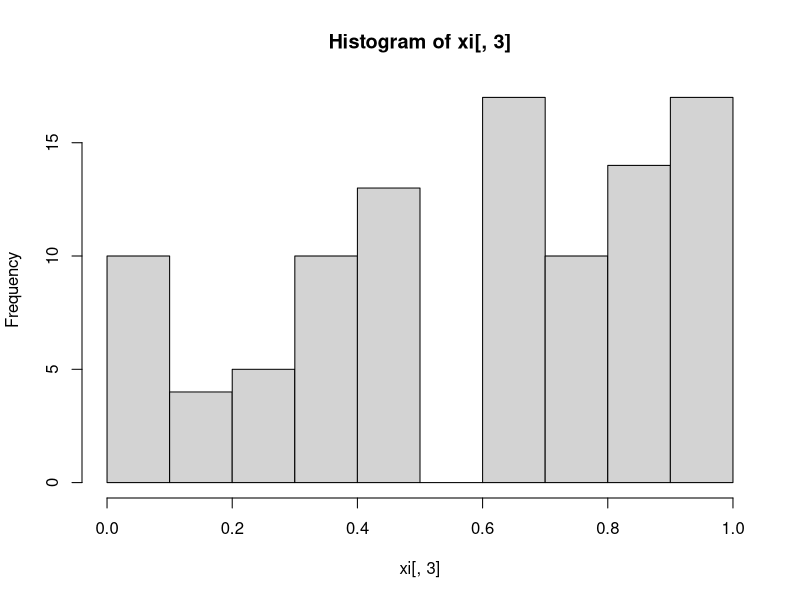

The R source for this figure: (Note: this script raises an error after producing the figure.)
Addtive_RNG<-function(a,z0,c,m,n){
  xi<-matrix(NA,n,3)
  colnames(xi)<-c("aZ(i-1)+c", "Xi", "Ui")
  for (i in 1:n)
  {
    xi[i,1]<-(a*z0+c)
    xi[i,2]<-xi[i,1]%%m
    xi[i,3]<-xi[i,2]/m
    z0<-xi[i,2]
  }
  hist(xi[,3])
  View(xi)
}
Addtive_RNG(35,11123,437,138,100)

Bernouli_2<-function(n,p){
  i<-n
  p<-p
  X<-runif(i)
  Y<-NULL
  for(z in 1:i) ifelse(X[z]<=p, Y[z]<-1,Y[z]<-0)
  (tabel<-table(Y)/length(Y))
}
Gabungan_RNG_ber<-function(a,z0,m,n,p){
  xi<-matrix(NA,n,3)
  di<-matrix(NA,n,3)
  colnames(xi)<-c("aZ", "Xi", "Uj")
  colnames(di)<-c("Xi", "0", "1")
  for (i in 1:n)
  {
    xi[i,1]<-(a*z0)
    xi[i,2]<-xi[i,1]%%m
    xi[i,3]<-xi[i,2]/m
    z0<-xi[i,2]
    di[i,1]<-xi[i,2]
    di[i,2:3]<-Bernouli_1(xi[i,2],p)
  }
  #hist(xi[,3])
  View(xi)
  View(di)
}

Gabungan_RNG_ber(35,11123,138,100,0.75)
